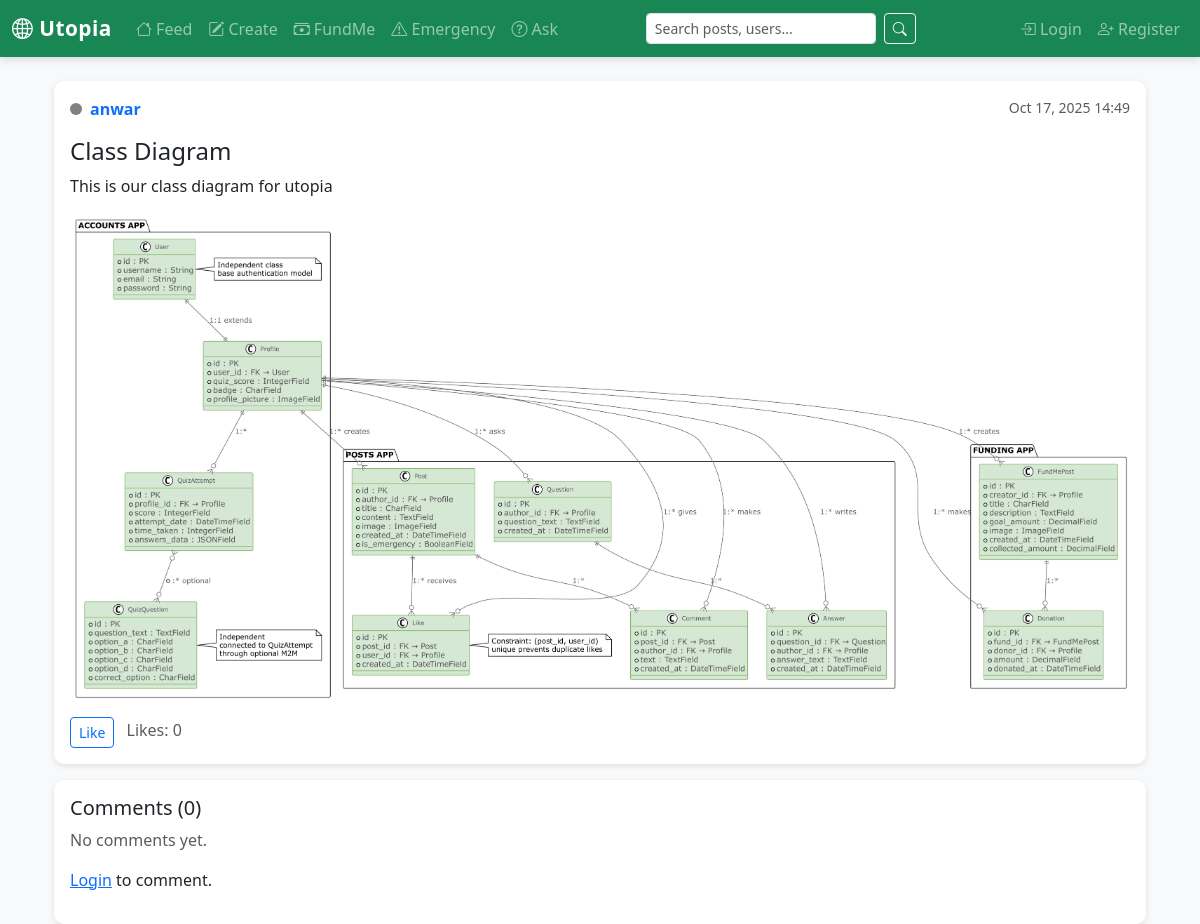
Before: /posts/post/10/ with the older database file.
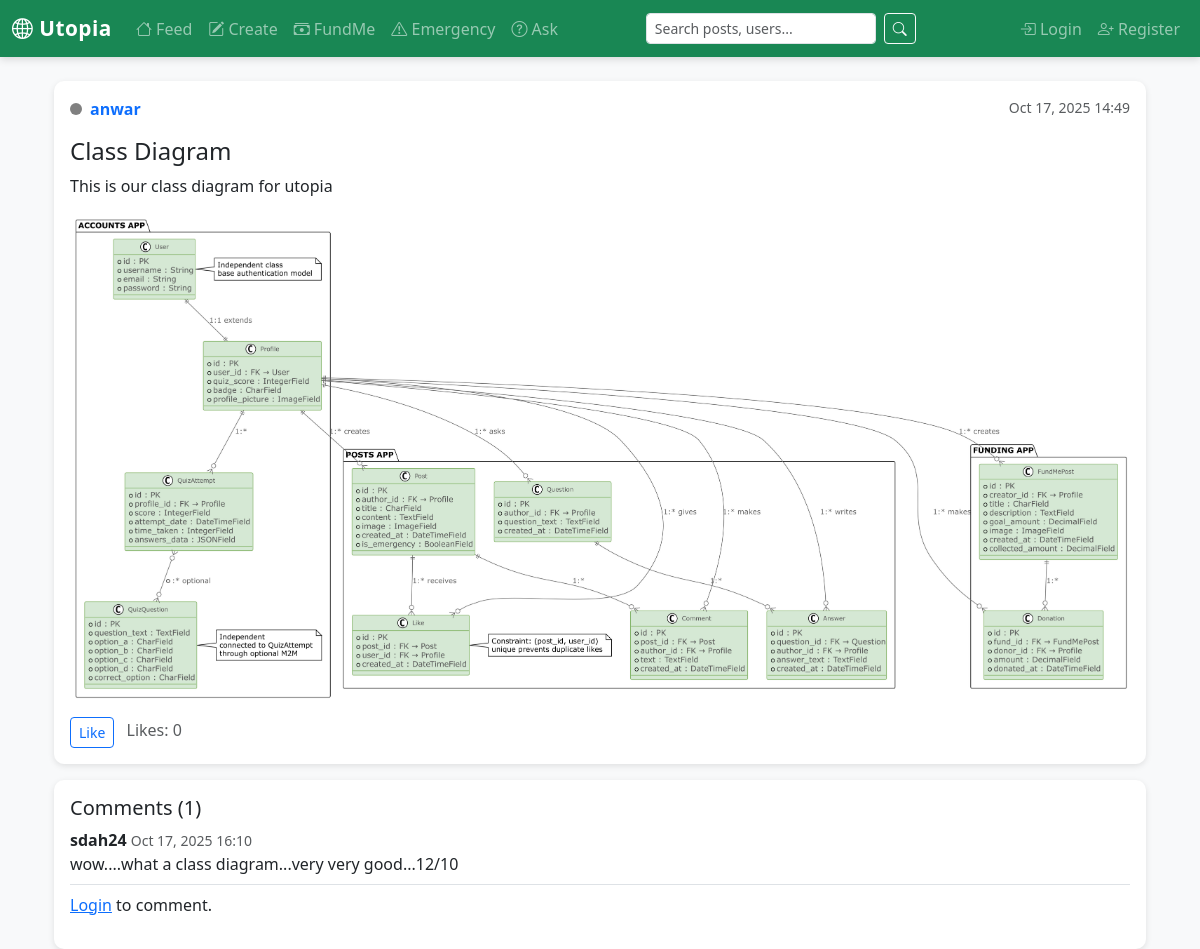
After: the same page with the newer database file.
### posts/models.py (models this page shows, shortened)
class Post(models.Model):
    profile = models.ForeignKey("accounts.Profile", on_delete=models.CASCADE, related_name="posts")
    title = models.CharField(max_length=200, blank=True)
    content = models.TextField(blank=True)
    image = models.ImageField(upload_to="posts/", blank=True, null=True)
    is_emergency = models.BooleanField(default=False)
    created_at = models.DateTimeField(default=timezone.now)
    updated_at = models.DateTimeField(auto_now=True)
    likes_count = models.IntegerField(default=0)
    class Meta:
        ordering = ["-created_at"]

class Comment(models.Model):
    post = models.ForeignKey(Post, on_delete=models.CASCADE, related_name="comments")
    profile = models.ForeignKey("accounts.Profile", on_delete=models.CASCADE, null=True, blank=True)
    body = models.TextField()
    created_at = models.DateTimeField(default=timezone.now)
    class Meta:
        ordering = ["created_at"]

### accounts/models.py (models this page shows, shortened)
class Profile(models.Model):
    user = models.OneToOneField(User, on_delete=models.CASCADE)
    display_name = models.CharField(max_length=150, blank=True)
    bio = models.TextField(blank=True)
    profile_image = models.ImageField(upload_to='profiles/', blank=True, null=True)
    quiz_score = models.IntegerField(null=True, blank=True)    # percent or raw
    badge = models.CharField(max_length=50, choices=[("Bronze","Bronze"),("Silver","Silver"),("Gold","Gold")], default="Bronze")
    created_at = models.DateTimeField(auto_now_add=True)
    updated_at = models.DateTimeField(auto_now=True)
    profile_picture = models.ImageField(upload_to='profile_pics/', blank=True, null=True)

### posts/views.py (the view)
# urls.py: path("post/<int:post_id>/", views.post_detail, name="detail"),
def post_detail(request, post_id):
    post = get_object_or_404(Post, pk=post_id)
    comment_form = CommentForm()
    user_liked = False
    if request.user.is_authenticated and getattr(request.user, "profile", None):
        user_liked = Like.objects.filter(post=post, profile=request.user.profile).exists()
    return render(request, "posts/post_detail.html", {"post": post, "comment_form": comment_form, "user_liked": user_liked})

### posts/forms.py
class CommentForm(forms.ModelForm):
    class Meta:
        model = Comment
        fields = ["body"]
        widgets = {
            "body": forms.Textarea(attrs={"rows":2, "placeholder":"Write a comment..."})
        }

### templates/posts/post_detail.html (shortened to what this page needs)
{% extends "base.html" %}
{% block content %}
<div class="container mt-4">
  <div class="card mb-3">
    <div class="card-body">
      <div class="d-flex justify-content-between">
        <div class="d-flex align-items-center">
          <div class="rounded-circle me-2" style="width:12px;height:12px;background-color:
            {% if post.profile.badge == 'gold' %}gold
            {% elif post.profile.badge == 'silver' %}silver
            {% elif post.profile.badge == 'bronze' %}peru
            {% else %}gray{% endif %};">
          </div>
          <a href="{% url 'posts:profile_posts' post.profile.id %}" class="fw-bold text-decoration-none">
            {{ post.profile.user.username }}
          </a>
        </div>
        <small class="text-muted">{{ post.created_at|date:"M d, Y H:i" }}</small>
      </div>
      {% if post.title %}
      <h4 class="mt-3">{{ post.title }}</h4>
      {% endif %}
      <p>{{ post.content|linebreaksbr }}</p>
      {% if post.image %}
      <img src="{{ post.image.url }}" class="img-fluid rounded mb-3" alt="Post image">
      {% endif %}
      <form method="post" action="{% url 'posts:toggle_like' post.id %}" class="d-inline">
        <button class="btn btn-outline-primary btn-sm" type="submit">
          {% if user_liked %}Unlike{% else %}Like{% endif %}
        </button>
      </form>
      <span class="text-muted ms-2">Likes: {{ post.likes_count }}</span>
    </div>
  </div>
  <div class="card">
    <div class="card-body">
      <h5>Comments ({{ post.comments.count }})</h5>
      {% for comment in post.comments.all %}
        <div class="border-bottom mb-2 pb-2">
         <strong>
  {% if comment.profile %}
    {{ comment.profile.user.username }}
  {% else %}
    Anonymous
  {% endif %}
</strong>
          <small class="text-muted">{{ comment.created_at|date:"M d, Y H:i" }}</small>
          <p class="mb-0">{{ comment.body|linebreaksbr }}</p>
        </div>
      {% empty %}
        <p class="text-muted">No comments yet.</p>
      {% endfor %}
      {% if user.is_authenticated %}
        <form method="post" action="{% url 'posts:add_comment' post.id %}">
          {% csrf_token %}
          {{ comment_form.body }}
          <button type="submit" class="btn btn-primary btn-sm mt-2">Add Comment</button>
        </form>
      {% else %}
        <p><a href="{% url 'accounts:login' %}">Login</a> to comment.</p>
      {% endif %}
    </div>
  </div>
</div>
{% endblock %}

Changed rows visible on the page:
computed for Post "Class Diagram": comments.count "0" → "1"
added Comment: profile.user.username "sdah24", created_at "Oct 17, 2025 16:10", body "wow....what a class diagram...very very good...12/10"
Other visible differences:
text no longer shown: "No comments yet."
